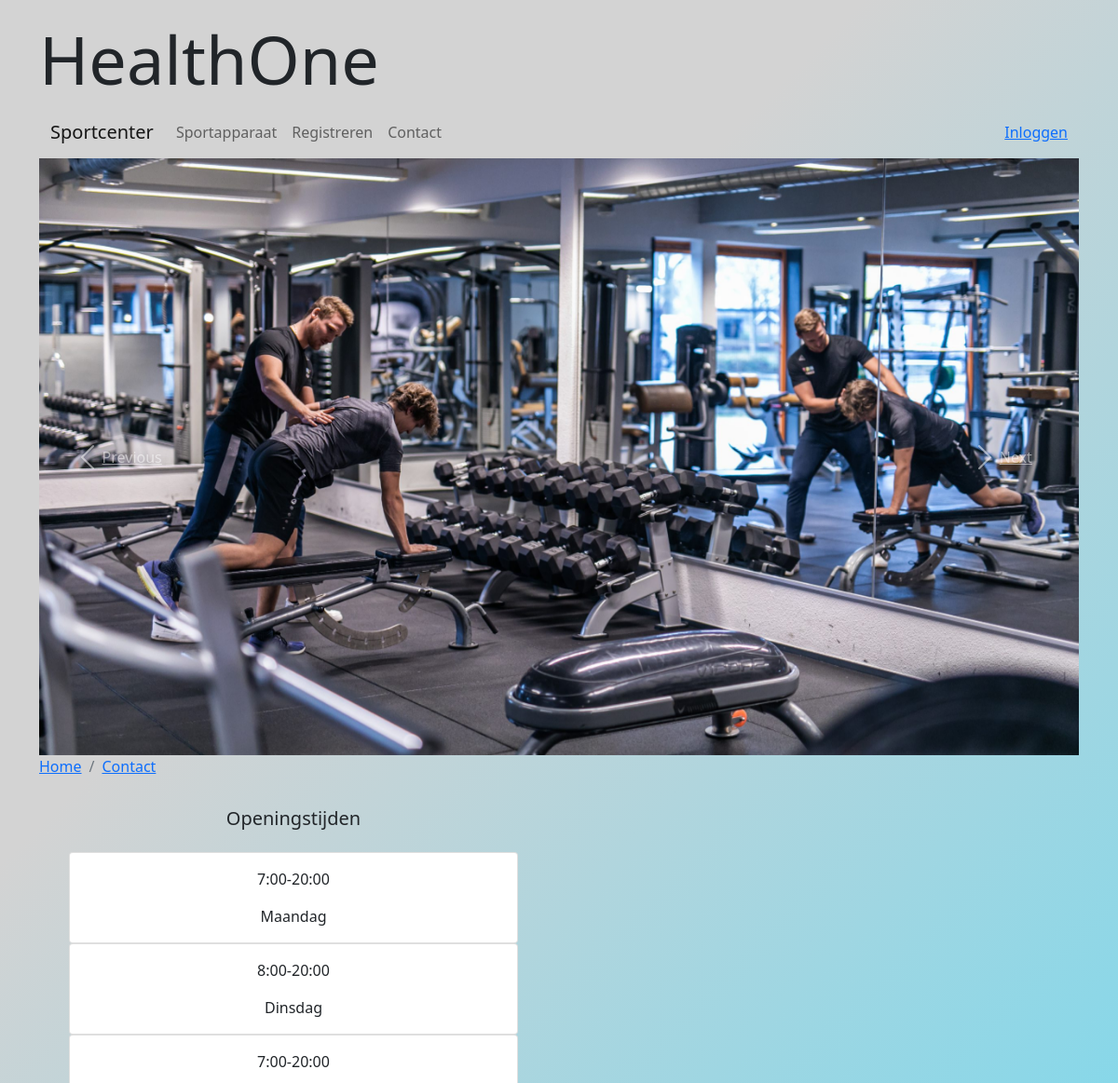
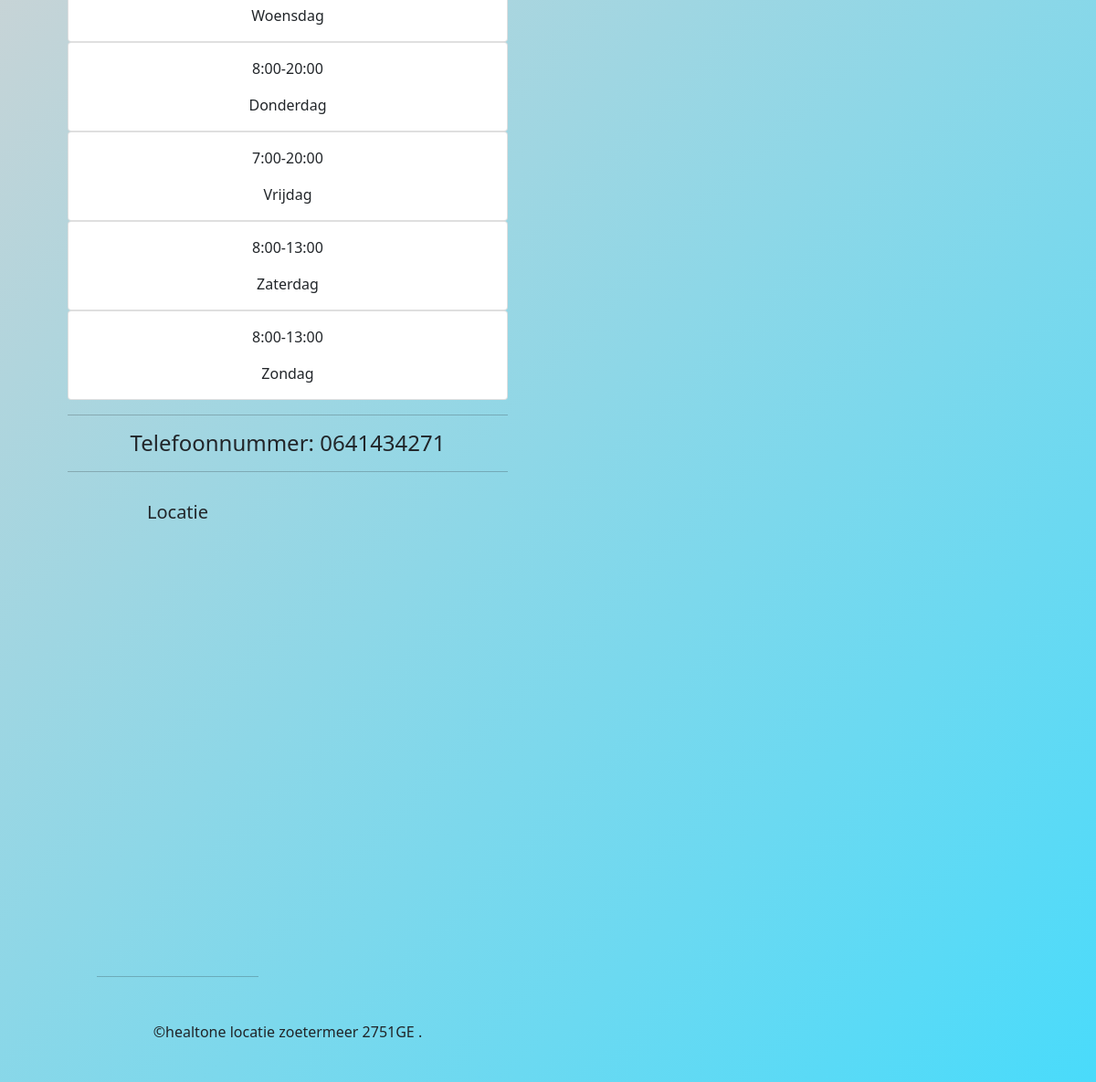
The app's page /contact with its own data (2 pictures, top to bottom).
### tables this page shows
CREATE TABLE `openings_tijden` (
  `id` int(11) NOT NULL,
  `dag` varchar(255) NOT NULL,
  `tijd` varchar(255) NOT NULL
);

### Modules/contact.php (called while the page is built)
<?php
function getContact():array
{
    global $pdo;
    $sth = $pdo->prepare('SELECT * FROM openings_tijden');
    $sth->execute();
    return $sth->fetchAll(PDO::FETCH_CLASS, 'Contact');
}

### Templates/contact.php (the view)
<!DOCTYPE html>
<html>
<head>
</head>
<?php
include_once('defaults/head.php');
?>
<body>
<div class="container">
    <?php
    include_once('defaults/header.php');
    include_once ('defaults/menu.php');
    include_once('defaults/pictures.php');
    ?>
    <nav aria-label="breadcrumb">
        <ol class="breadcrumb">
            <li class="breadcrumb-item"><a href="/home">Home</a></li>
            <li class="breadcrumb-item"><a href="/contact">Contact</a></li>
        </ol>
    </nav>
    <div class="row">
        <div class="col-md-6">
            <div class="card-body text-center">
                <h5 class="card-title">Openingstijden</h5>
                <div class="card-body">
                    <div class="col-12"
                    <?php global $contact ?>
                    <?php foreach ($contact as $review ):?>
                    <div class="col-sm-12">
                        <div class="card">
                            <div class="card-body text-center">
                                <div class="card-title mb-3"><?= $review->tijd ?>
                                </div>
                                <div> <?= $review->dag?>
                                </div>
                            </div>
                        </div>
                        <?php endforeach;?>
                    <hr>
                    <h4>Telefoonnummer: 0641434271</h4>
                    <hr>
                </div>
            </div>
        </div>
            <div class="col-md-6">
                <div class="card-body text-center">
                    <h5 class="card-title">Locatie</h5>
                    <div class="card-body">
                        <iframe src="https://www.google.com/maps/embed?pb=!1m18!1m12!1m3!1d1329.858406702439!2d4.33134515325898!3d51.99512845798715!2m3!1f0!2f0!3f0!3m2!1i1024!2i768!4f13.1!3m3!1m2!1s0x47c5b44d61a108cf%3A0x9da6361d0a36ebd1!2sZuidhoornseweg%206A%2C%202625%20DV%20Den%20Hoorn!5e0!3m2!1snl!2snl!4v1634204330404!5m2!1snl!2snl" width="500" height="450" style="border:0;" allowfullscreen="" loading="lazy"></iframe>
                        <hr>
                    </div>
                </div>
            </div>
        </div>
    <?php
    include_once('defaults/footer.php');
    ?>
</body>
</html>

### public/css/style.css (style rules this page uses)
body { background-color: #48dbfb; background-image: linear-gradient(315deg, #48dbfb 0%, #d3d3d3 74%); }
.container { background-color: transparent; }

### records on screen
openings_tijden: tijd "7:00-20:00", dag "Maandag"
openings_tijden: tijd "8:00-20:00", dag "Dinsdag"
openings_tijden: tijd "7:00-20:00", dag "Woensdag"
openings_tijden: tijd "8:00-20:00", dag "Donderdag"
openings_tijden: tijd "7:00-20:00", dag "Vrijdag"
openings_tijden: tijd "8:00-13:00", dag "Zaterdag"
openings_tijden: tijd "8:00-13:00", dag "Zondag"
